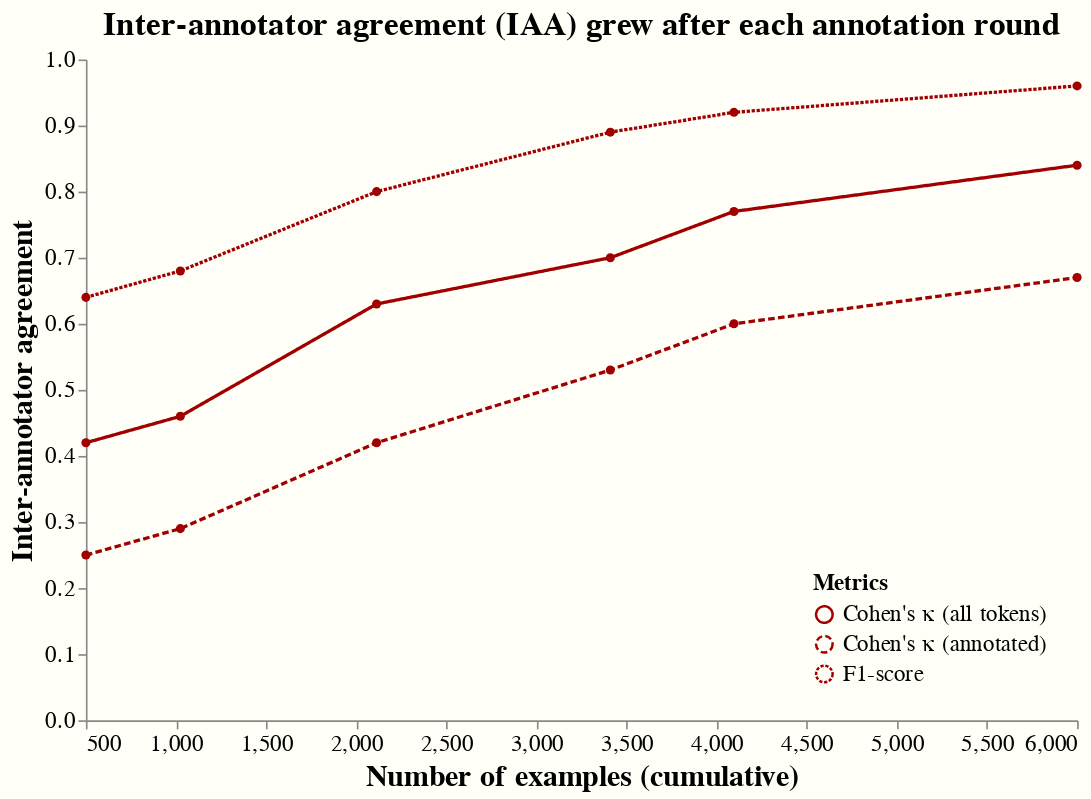

The code cell stored with this chart in its notebook:
### Code cell
df_melt = df.reset_index(drop=True).melt("num_samples")
line = (
    alt.Chart(df_melt)
    .mark_line(color="#a00000", point=True)
    .encode(
        x=alt.X("num_samples", title="Number of examples (cumulative)"), 
        y=alt.Y("value", title="Inter-annotator agreement"), 
        strokeDash=alt.Color("variable",
                        legend=alt.Legend(
                            title="Metrics", 
                            labelFontSize=14,
                            titleFontSize=14,
                            orient="none",
                            legendX=440,
                            legendY=310,
                            )
                        )
    )
)
chart = (
    line
    .properties(height=400, width=600, title="Inter-annotator agreement (IAA) grew after each annotation round")
    .configure(background="#fffff8")
    .configure_axis(labelFontSize=14, titleFontSize=18, grid=False)
    .configure_view(stroke=None)
    .configure_text(font="Lato")
    .configure_title(fontSize=20)
    .configure_mark(color="#a00000")  
)
chart

### Figure 1 — Vega-Lite specification as saved in the notebook (floating-point values rounded to 4 significant figures)
{"config": {"title": {"font": "CMU Sans Serif", "fontSize": 20}, "axis": {"labelFont": "CMU Sans Serif", "titleFont": "CMU Sans Serif", "grid": false, "labelFontSize": 14, "titleFontSize": 18}, "mark": {"font": "CMU Sans Serif", "color": "#a00000"}, "background": "#fffff8", "text": {"font": "Lato"}, "view": {"stroke": null}}, "data": {"name": "data-a5d884c15daf16774210ef72b6e09acc"}, "mark": {"type": "line", "color": "#a00000", "point": true}, "encoding": {"strokeDash": {"field": "variable", "legend": {"labelFontSize": 14, "legendX": 440, "legendY": 310, "orient": "none", "title": "Metrics", "titleFontSize": 14}, "type": "nominal"}, "x": {"field": "num_samples", "title": "Number of examples (cumulative)", "type": "quantitative"}, "y": {"field": "value", "title": "Inter-annotator agreement", "type": "quantitative"}}, "height": 400, "title": "Inter-annotator agreement (IAA) grew after each annotation round", "width": 600, "$schema": "https://vega.github.io/schema/vega-lite/v4.17.0.json", "datasets": {"data-a5d884c15daf16774210ef72b6e09acc": [{"num_samples": 500, "variable": "Cohen's κ (all tokens)", "value": 0.42}, {"num_samples": 1024, "variable": "Cohen's κ (all tokens)", "value": 0.46}, {"num_samples": 2113, "variable": "Cohen's κ (all tokens)", "value": 0.63}, {"num_samples": 3410, "variable": "Cohen's κ (all tokens)", "value": 0.7}, {"num_samples": 4096, "variable": "Cohen's κ (all tokens)", "value": 0.77}, {"num_samples": 6000, "variable": "Cohen's κ (all tokens)", "value": 0.84}, {"num_samples": 500, "variable": "Cohen's κ (annotated)", "value": 0.25}, {"num_samples": 1024, "variable": "Cohen's κ (annotated)", "value": 0.29}, {"num_samples": 2113, "variable": "Cohen's κ (annotated)", "value": 0.42}, {"num_samples": 3410, "variable": "Cohen's κ (annotated)", "value": 0.53}, {"num_samples": 4096, "variable": "Cohen's κ (annotated)", "value": 0.6}, {"num_samples": 6000, "variable": "Cohen's κ (annotated)", "value": 0.67}, {"num_samples": 500, "variable": "F1-score", "value": 0.64}, {"num_samples": 1024, "variable": "F1-score", "value": 0.68}, {"num_samples": 2113, "variable": "F1-score", "value": 0.8}, {"num_samples": 3410, "variable": "F1-score", "value": 0.89}, {"num_samples": 4096, "variable": "F1-score", "value": 0.92}, {"num_samples": 6000, "variable": "F1-score", "value": 0.96}]}}
